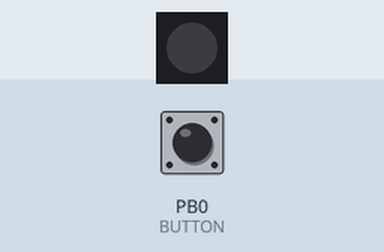
A program run on a simulated ATtiny85, built with avr-gcc and run on an emulated ATtiny85. Parts: 1 RGB LEDs in strip order, left to right. The test bench sets the inputs (shaded band); at power-on: PB0 (BUTTON) LOW.

Above: at 1.2 s.
1.3 s: PB0 (BUTTON) pulled HIGH for 0.15 s
At 1.9 s:
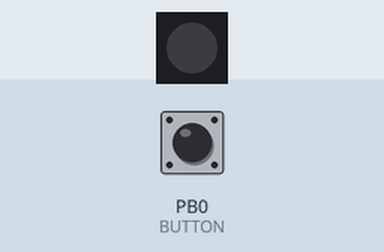
2.9 s: PB0 (BUTTON) pulled HIGH for 3.2 s
At 3.14 s:
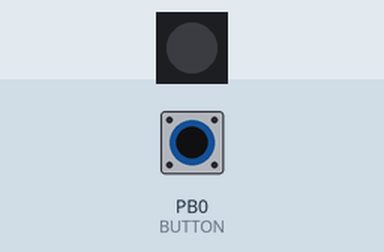
7.6 s: PB0 (BUTTON) pulled HIGH for 3.2 s
Timing chart, 0 to 11.1 s (numbered marks = the images above; inputs shaded):
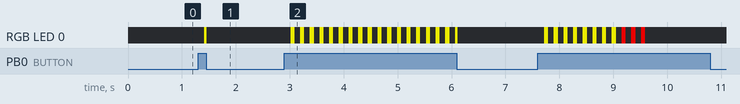

Measured:
- after the input at 1.3 s, RGB LED 0: off → RGB(192, 192, 0) after 0.12 s, → off 0.05 s later
- after the input at 2.9 s, RGB LED 0: alternates RGB(192, 192, 0) for 0.08 s and off for 0.10 s, 36 changes in all, then stays off, starting after 0.12 s

The program:

main.cpp
```cpp
#include "Arduino.h"

#include <FastLED.h>
#include <Bounce2.h>

// defines
#define BUTTON 0
#define DATA_PIN 1
#define NUM_LEDS 1


// LEDS variables
CRGB leds[NUM_LEDS];
CRGB normalColor = CRGB::Yellow;
CRGB hotColor = CRGB::Red;
CRGB shotColor = normalColor;


// global brightness
const int brightness = 192;


// timer
unsigned long ledOnStart = 0;
const unsigned long leoOnDuration = 75;
unsigned long ledOffStart = 0;
const unsigned long leoOffDuration = 100;


// handle LED behaviour
bool ledOn = true;
int count = 0;
const int countMax = 30;
const int refresh = 3000;


// debouncing
Bounce debouncer = Bounce();
const int debouncerTimer = 10;


void blink();
void showOn();
void showOff();
void setAllLedColor(CRGB);


void setup() {
  FastLED.addLeds<WS2812B, DATA_PIN, GRB>(leds, NUM_LEDS);
  FastLED.setBrightness(brightness);
  pinMode(BUTTON, INPUT);
  debouncer.attach(BUTTON);
  debouncer.interval(debouncerTimer);
}

void loop() {
  debouncer.update();
  int value = debouncer.read();
  if (value == HIGH) {
    blink();
  } else {
    ledOn = true;
    showOff();
  }
  if (count > countMax - 3) {
    shotColor = hotColor;
  }
  if (count > countMax) {
    delay(refresh);
    count = 0;
    shotColor = normalColor;
  }
}

void blink() {
  if (ledOn) {
    showOn();
  } else {
    showOff();
  }
  if (millis() - ledOnStart > leoOnDuration and ledOn) {
    ledOn = false;
    ledOffStart = millis();
  }
  if (millis() - ledOffStart > leoOffDuration and !ledOn) {
    ledOn = true;
    ledOnStart = millis();
    count ++;
  }
}

void showOn() {
  setAllLedColor(shotColor);
}

void showOff() {
  setAllLedColor(CRGB::Black);
}

void setAllLedColor(CRGB color) {
  for (int led = 0; led < NUM_LEDS; led++) {
    leds[led] = color;
  }
  FastLED.show();
}
```
